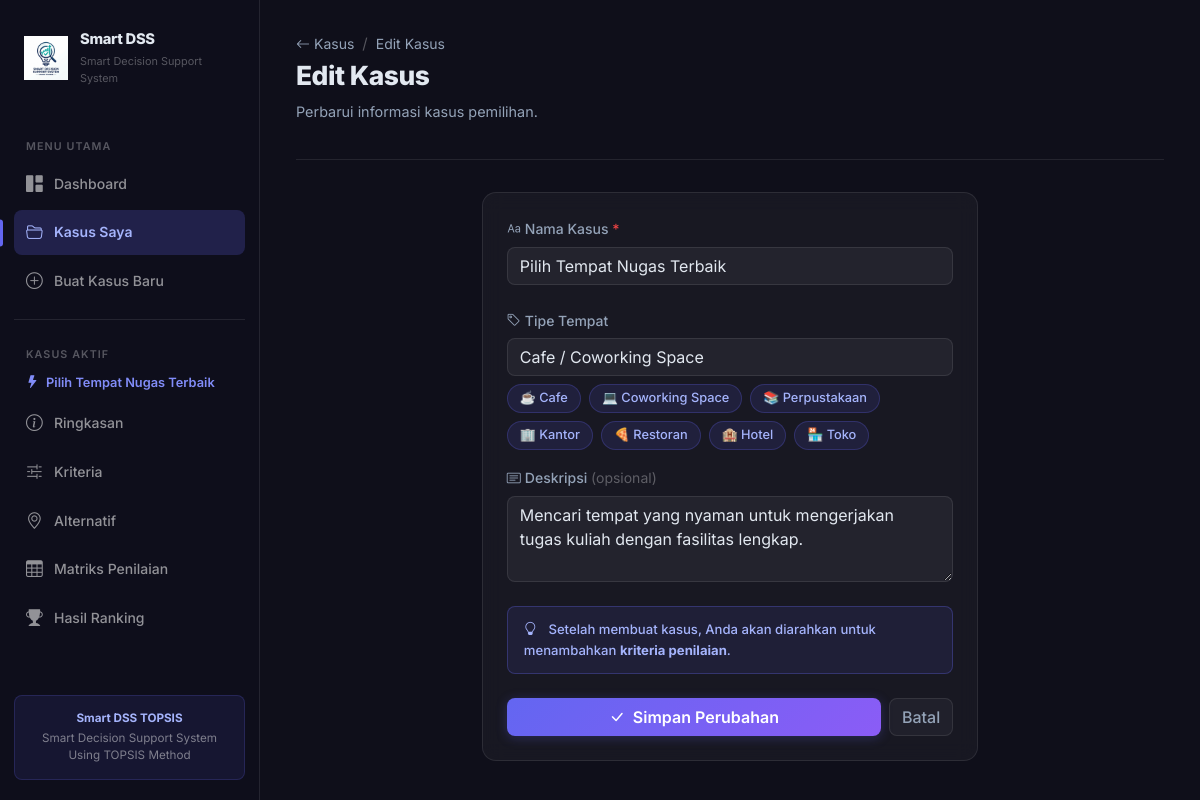
Screenshot of /index.php?page=kasus&action=edit&id=1 with the database file from the repository.
### tables this page shows
CREATE TABLE IF NOT EXISTS kasus (
  id          INT AUTO_INCREMENT PRIMARY KEY,
  nama        VARCHAR(255) NOT NULL,
  deskripsi   TEXT,
  tipe_tempat VARCHAR(100),
  created_at  TIMESTAMP DEFAULT CURRENT_TIMESTAMP
);

### controllers/KasusController.php (called while the page is built, shortened)
<?php
class KasusController {
    public function edit(?int $id): void {
        $kasus = getKasusById($id);
        $kasus_id = $id;
        $active_page = 'kasus';
        require BASE_PATH . '/views/layouts/header.php';
        require BASE_PATH . '/views/kasus/create.php';
        require BASE_PATH . '/views/layouts/footer.php';
    }
}

### models/Kasus.php (called while the page is built, shortened)
<?php
function getKasusById(int $id): array|false {
    $db   = getDB();
    $stmt = $db->prepare("SELECT * FROM kasus WHERE id = ?");
    $stmt->execute([$id]);
    return $stmt->fetch();
}

### views/kasus/create.php (the view, shortened to what this page needs)
<?php
$isEdit   = !empty($kasus);
?>
<div class="page-header fade-in-up">
  <div class="d-flex align-items-center gap-2 mb-1">
    <a href="index.php?page=kasus" style="color:var(--text-muted);text-decoration:none;font-size:.875rem;">
      <i class="bi bi-arrow-left me-1"></i>Kasus
    </a>
    <span style="color:var(--text-faint);">/</span>
    <span style="font-size:.875rem;color:var(--text-muted);"><?= $isEdit ? 'Edit Kasus' : 'Buat Kasus Baru' ?></span>
  </div>
  <h1 class="page-title"><?= $isEdit ? 'Edit Kasus' : 'Buat <span class="gradient-text">Kasus Baru</span>' ?></h1>
  <p class="page-subtitle"><?= $isEdit ? 'Perbarui informasi kasus pemilihan.' : 'Tentukan konteks & nama kasus pemilihan tempat Anda.' ?></p>
</div>
<div class="row justify-content-center">
  <div class="col-lg-8 col-xl-7">
    <div class="glass-card fade-in-up">
      <div class="card-body">
        <form method="POST" action="index.php">
          <div class="mb-4">
            <label for="nama" class="form-label-dark">
              <i class="bi bi-type me-1"></i>Nama Kasus <span style="color:#ef4444;">*</span>
            </label>
            <input type="text"
                   id="nama"
                   name="nama"
                   class="form-control form-control-dark"
                   placeholder="cth: Pilih Cafe untuk Nugas Semester 6"
                   value="<?= htmlspecialchars($kasus['nama'] ?? '') ?>"
                   required
                   maxlength="255">
          </div>
          <div class="mb-3">
            <label for="tipe_tempat" class="form-label-dark">
              <i class="bi bi-tag me-1"></i>Tipe Tempat
            </label>
            <input type="text"
                   id="tipe_tempat"
                   name="tipe_tempat"
                   class="form-control form-control-dark mb-2"
                   placeholder="cth: Cafe, Coworking Space, Perpustakaan..."
                   value="<?= htmlspecialchars($kasus['tipe_tempat'] ?? '') ?>"
                   maxlength="100">
            <div class="d-flex flex-wrap gap-2">
              <?php
              $presets = ['☕ Cafe','💻 Coworking Space','📚 Perpustakaan','🏢 Kantor','🍕 Restoran','🏨 Hotel','🏪 Toko'];
              foreach ($presets as $p): ?>
              <span class="chip-btn"
                    data-target="tipe_tempat"
                    data-value="<?= htmlspecialchars(preg_replace('/[^\w\s\/]/u', '', $p)) ?>">
                <?= $p ?>
              </span>
              <?php endforeach; ?>
            </div>
          </div>
          <div class="mb-4">
            <label for="deskripsi" class="form-label-dark">
              <i class="bi bi-card-text me-1"></i>Deskripsi <span style="color:var(--text-faint);font-weight:400;">(opsional)</span>
            </label>
            <textarea id="deskripsi"
                      name="deskripsi"
                      class="form-control form-control-dark"
                      rows="3"
                      placeholder="Jelaskan tujuan kasus pemilihan ini..."
                      maxlength="1000"><?= htmlspecialchars($kasus['deskripsi'] ?? '') ?></textarea>
          </div>
          <div class="alert-glass alert-glass-info mb-4" style="font-size:.82rem;">
            <i class="bi bi-lightbulb me-2"></i>
            Setelah membuat kasus, Anda akan diarahkan untuk menambahkan <strong>kriteria penilaian</strong>.
          </div>
          <div class="d-flex gap-2">
            <button type="submit" class="btn btn-gradient flex-grow-1">
              <i class="bi bi-<?= $isEdit ? 'check-lg' : 'plus-lg' ?> me-1"></i>
              <?= $isEdit ? 'Simpan Perubahan' : 'Buat Kasus &amp; Lanjut →' ?>
            </button>
            <a href="index.php?page=kasus" class="btn btn-ghost">Batal</a>
          </div>
        </form>
      </div>
    </div>
  </div>
</div>

### views/layouts/header.php (shortened to what this page needs)
<?php
$active_page = $active_page ?? 'dashboard';
$kasus_id    = $kasus_id    ?? null;
$kasus_nav   = ($kasus_id && isset($kasus)) ? $kasus : null;
?>
<!DOCTYPE html>
<html lang="id">
<head>
  <link href="https://cdn.jsdelivr.net/npm/bootstrap@5.3.3/dist/css/bootstrap.min.css" rel="stylesheet">
  <link href="https://cdn.jsdelivr.net/npm/bootstrap-icons@1.11.3/font/bootstrap-icons.min.css" rel="stylesheet">
  <link href="<?= rtrim(dirname($_SERVER['PHP_SELF']), '/') ?>/assets/css/style.css?v=<?= filemtime(BASE_PATH.'/assets/css/style.css') ?>" rel="stylesheet">
</head>
<body>
<div class="app-wrapper">
  <nav class="sidebar">
    <a href="index.php" class="nav-brand">
      <div class="brand-icon">
        <img src="<?= rtrim(dirname($_SERVER['PHP_SELF']), '/') ?>/assets/logo.png" alt="Smart DSS Logo" class="brand-logo-img" width="44" height="44">
      </div>
      <div>
        <div class="brand-name">Smart DSS</div>
        <div class="brand-sub">Smart Decision Support System</div>
      </div>
    </a>
    <div class="nav-section-label">Menu Utama</div>
    <a href="index.php"
       class="nav-link-custom <?= $active_page === 'dashboard' ? 'active' : '' ?>">
      <i class="bi bi-grid-1x2-fill"></i> Dashboard
    </a>
    <a href="index.php?page=kasus"
       class="nav-link-custom <?= in_array($active_page, ['kasus','kasus_show']) ? 'active' : '' ?>">
      <i class="bi bi-folder2-open"></i> Kasus Saya
    </a>
    <a href="index.php?page=kasus&action=create"
       class="nav-link-custom <?= $active_page === 'kasus_create' ? 'active' : '' ?>">
      <i class="bi bi-plus-circle"></i> Buat Kasus Baru
    </a>
    <?php if ($kasus_id): ?>
    <div class="divider" style="margin: .75rem 0;"></div>
    <div class="nav-section-label">Kasus Aktif</div>
    <?php if ($kasus_nav): ?>
    <div style="padding: .3rem .75rem .6rem; font-size:.8rem; color:#818cf8; font-weight:600; line-height:1.3;">
      <i class="bi bi-lightning-fill me-1"></i>
      <?= htmlspecialchars(mb_strimwidth($kasus_nav['nama'], 0, 28, '…')) ?>
    </div>
    <?php endif; ?>
    <a href="index.php?page=kasus&action=show&id=<?= $kasus_id ?>"
       class="nav-link-custom <?= $active_page === 'kasus_show' ? 'active' : '' ?>">
      <i class="bi bi-info-circle"></i> Ringkasan
    </a>
    <a href="index.php?page=kriteria&kasus_id=<?= $kasus_id ?>"
       class="nav-link-custom <?= $active_page === 'kriteria' ? 'active' : '' ?>">
      <i class="bi bi-sliders2"></i> Kriteria
    </a>
    <a href="index.php?page=alternatif&kasus_id=<?= $kasus_id ?>"
       class="nav-link-custom <?= $active_page === 'alternatif' ? 'active' : '' ?>">
      <i class="bi bi-geo-alt"></i> Alternatif
    </a>
    <a href="index.php?page=penilaian&kasus_id=<?= $kasus_id ?>"
       class="nav-link-custom <?= $active_page === 'penilaian' ? 'active' : '' ?>">
      <i class="bi bi-table"></i> Matriks Penilaian
    </a>
    <a href="index.php?page=hasil&kasus_id=<?= $kasus_id ?>"
       class="nav-link-custom <?= $active_page === 'hasil' ? 'active' : '' ?>">
      <i class="bi bi-trophy-fill"></i> Hasil Ranking
    </a>
    <?php endif; ?>
    <div class="sidebar-footer">
      <div class="sidebar-info-box">
        <strong>Smart DSS TOPSIS</strong>
        Smart Decision Support System<br>Using TOPSIS Method
      </div>
    </div>
  </nav>
  <div class="main-content">

### rows the page displays
kasus: nama "Pilih Tempat Nugas Terbaik", tipe_tempat "Cafe / Coworking Space", deskripsi "Mencari tempat yang nyaman untuk mengerjakan tugas kuliah dengan fasilitas lengkap."

### other values shown
$p "☕ Cafe"
$p "💻 Coworking Space"
$p "📚 Perpustakaan"
$p "🏢 Kantor"
$p "🍕 Restoran"
$p "🏨 Hotel"
$p "🏪 Toko"
